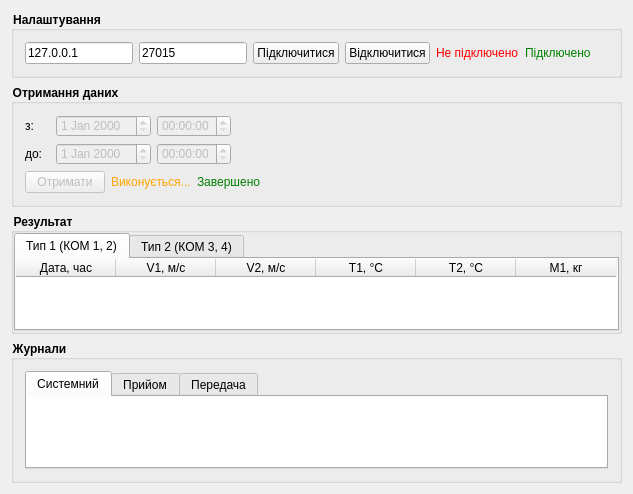
<?xml version="1.0" encoding="UTF-8"?>
<ui version="4.0">
 <class>ClientWindow</class>
 <widget class="QWidget" name="ClientWindow">
  <property name="geometry">
   <rect>
    <x>0</x>
    <y>0</y>
    <width>633</width>
    <height>483</height>
   </rect>
  </property>
  <property name="windowTitle">
   <string>Робоча станція</string>
  </property>
  <layout class="QVBoxLayout" name="verticalLayout_13">
   <item>
    <widget class="QGroupBox" name="groupBox">
     <property name="styleSheet">
      <string notr="true">QGroupBox {
	font-weight: bold;
}</string>
     </property>
     <property name="title">
      <string>Налаштування</string>
     </property>
     <layout class="QVBoxLayout" name="verticalLayout">
      <item>
       <layout class="QHBoxLayout" name="horizontalLayout" stretch="0,0,0,0,0,0,1">
        <item>
         <widget class="QLineEdit" name="ipInput">
          <property name="text">
           <string>127.0.0.1</string>
          </property>
          <property name="maxLength">
           <number>32767</number>
          </property>
          <property name="placeholderText">
           <string>IP серверу</string>
          </property>
         </widget>
        </item>
        <item>
         <widget class="QLineEdit" name="portInput">
          <property name="text">
           <string>27015</string>
          </property>
          <property name="maxLength">
           <number>32767</number>
          </property>
          <property name="placeholderText">
           <string>Порт</string>
          </property>
         </widget>
        </item>
        <item>
         <widget class="QPushButton" name="connectButton">
          <property name="enabled">
           <bool>true</bool>
          </property>
          <property name="text">
           <string>Підключитися</string>
          </property>
         </widget>
        </item>
        <item>
         <widget class="QPushButton" name="disconnectButton">
          <property name="enabled">
           <bool>true</bool>
          </property>
          <property name="text">
           <string>Відключитися</string>
          </property>
         </widget>
        </item>
        <item>
         <widget class="QLabel" name="disconnectedLabel">
          <property name="styleSheet">
           <string notr="true">QLabel {
	color: red;
}</string>
          </property>
          <property name="text">
           <string>Не підключено</string>
          </property>
         </widget>
        </item>
        <item>
         <widget class="QLabel" name="connectedLabel">
          <property name="styleSheet">
           <string notr="true">color: green;</string>
          </property>
          <property name="text">
           <string>Підключено</string>
          </property>
         </widget>
        </item>
        <item>
         <spacer name="horizontalSpacer">
          <property name="orientation">
           <enum>Qt::Horizontal</enum>
          </property>
          <property name="sizeHint" stdset="0">
           <size>
            <width>136</width>
            <height>14</height>
           </size>
          </property>
         </spacer>
        </item>
       </layout>
      </item>
     </layout>
    </widget>
   </item>
   <item>
    <widget class="QGroupBox" name="groupBox_2">
     <property name="styleSheet">
      <string notr="true">QGroupBox {
	font-weight: bold;
}</string>
     </property>
     <property name="title">
      <string>Отримання даних</string>
     </property>
     <layout class="QVBoxLayout" name="verticalLayout_2">
      <item>
       <layout class="QHBoxLayout" name="horizontalLayout_2" stretch="0,0,0,0">
        <item>
         <widget class="QLabel" name="label_2">
          <property name="minimumSize">
           <size>
            <width>25</width>
            <height>0</height>
           </size>
          </property>
          <property name="text">
           <string>з:</string>
          </property>
         </widget>
        </item>
        <item>
         <widget class="QDateEdit" name="fromDate">
          <property name="enabled">
           <bool>false</bool>
          </property>
         </widget>
        </item>
        <item>
         <widget class="QTimeEdit" name="fromTime">
          <property name="enabled">
           <bool>false</bool>
          </property>
         </widget>
        </item>
        <item>
         <spacer name="horizontalSpacer_3">
          <property name="orientation">
           <enum>Qt::Horizontal</enum>
          </property>
          <property name="sizeHint" stdset="0">
           <size>
            <width>40</width>
            <height>20</height>
           </size>
          </property>
         </spacer>
        </item>
       </layout>
      </item>
      <item>
       <layout class="QHBoxLayout" name="horizontalLayout_5">
        <item>
         <widget class="QLabel" name="label_3">
          <property name="minimumSize">
           <size>
            <width>25</width>
            <height>0</height>
           </size>
          </property>
          <property name="text">
           <string>до:</string>
          </property>
         </widget>
        </item>
        <item>
         <widget class="QDateEdit" name="toDate">
          <property name="enabled">
           <bool>false</bool>
          </property>
         </widget>
        </item>
        <item>
         <widget class="QTimeEdit" name="toTime">
          <property name="enabled">
           <bool>false</bool>
          </property>
         </widget>
        </item>
        <item>
         <spacer name="horizontalSpacer_2">
          <property name="orientation">
           <enum>Qt::Horizontal</enum>
          </property>
          <property name="sizeHint" stdset="0">
           <size>
            <width>40</width>
            <height>20</height>
           </size>
          </property>
         </spacer>
        </item>
       </layout>
      </item>
      <item>
       <layout class="QHBoxLayout" name="horizontalLayout_4">
        <item>
         <widget class="QPushButton" name="recieveButton">
          <property name="enabled">
           <bool>false</bool>
          </property>
          <property name="text">
           <string>Отримати</string>
          </property>
         </widget>
        </item>
        <item>
         <widget class="QLabel" name="proccessingLabel">
          <property name="styleSheet">
           <string notr="true">color: orange;</string>
          </property>
          <property name="text">
           <string>Виконується...</string>
          </property>
         </widget>
        </item>
        <item>
         <widget class="QLabel" name="recievedLabel">
          <property name="styleSheet">
           <string notr="true">color: green;</string>
          </property>
          <property name="text">
           <string>Завершено</string>
          </property>
         </widget>
        </item>
        <item>
         <spacer name="horizontalSpacer_6">
          <property name="orientation">
           <enum>Qt::Horizontal</enum>
          </property>
          <property name="sizeHint" stdset="0">
           <size>
            <width>40</width>
            <height>20</height>
           </size>
          </property>
         </spacer>
        </item>
       </layout>
      </item>
     </layout>
    </widget>
   </item>
   <item>
    <widget class="QGroupBox" name="groupBox_3">
     <property name="styleSheet">
      <string notr="true">QGroupBox {
	font-weight: bold;
}</string>
     </property>
     <property name="title">
      <string>Результат</string>
     </property>
     <layout class="QVBoxLayout" name="verticalLayout_3">
      <property name="spacing">
       <number>0</number>
      </property>
      <property name="leftMargin">
       <number>0</number>
      </property>
      <property name="topMargin">
       <number>0</number>
      </property>
      <property name="rightMargin">
       <number>0</number>
      </property>
      <property name="bottomMargin">
       <number>0</number>
      </property>
      <item>
       <widget class="QTabWidget" name="tabWidget">
        <property name="currentIndex">
         <number>0</number>
        </property>
        <widget class="QWidget" name="tab">
         <attribute name="title">
          <string>Тип 1 (КОМ 1, 2)</string>
         </attribute>
         <layout class="QVBoxLayout" name="verticalLayout_5">
          <property name="leftMargin">
           <number>0</number>
          </property>
          <property name="topMargin">
           <number>0</number>
          </property>
          <property name="rightMargin">
           <number>0</number>
          </property>
          <property name="bottomMargin">
           <number>0</number>
          </property>
          <item>
           <widget class="QTableWidget" name="type1Table">
            <property name="frameShape">
             <enum>QFrame::NoFrame</enum>
            </property>
            <property name="showGrid">
             <bool>true</bool>
            </property>
            <attribute name="horizontalHeaderVisible">
             <bool>true</bool>
            </attribute>
            <attribute name="verticalHeaderVisible">
             <bool>false</bool>
            </attribute>
            <column>
             <property name="text">
              <string>Дата, час</string>
             </property>
            </column>
            <column>
             <property name="text">
              <string>V1, м/с</string>
             </property>
            </column>
            <column>
             <property name="text">
              <string>V2, м/с</string>
             </property>
            </column>
            <column>
             <property name="text">
              <string>T1, °C</string>
             </property>
            </column>
            <column>
             <property name="text">
              <string>T2, °C</string>
             </property>
            </column>
            <column>
             <property name="text">
              <string>M1, кг</string>
             </property>
            </column>
           </widget>
          </item>
         </layout>
        </widget>
        <widget class="QWidget" name="tab_2">
         <attribute name="title">
          <string>Тип 2 (КОМ 3, 4)</string>
         </attribute>
         <layout class="QVBoxLayout" name="verticalLayout_6">
          <property name="leftMargin">
           <number>0</number>
          </property>
          <property name="topMargin">
           <number>0</number>
          </property>
          <property name="rightMargin">
           <number>0</number>
          </property>
          <property name="bottomMargin">
           <number>0</number>
          </property>
          <item>
           <widget class="QTableWidget" name="type2Table">
            <property name="frameShape">
             <enum>QFrame::NoFrame</enum>
            </property>
            <attribute name="verticalHeaderVisible">
             <bool>false</bool>
            </attribute>
            <column>
             <property name="text">
              <string>Дата, час</string>
             </property>
            </column>
            <column>
             <property name="text">
              <string>V1, м/с</string>
             </property>
            </column>
            <column>
             <property name="text">
              <string>T1, °C</string>
             </property>
            </column>
            <column>
             <property name="text">
              <string>T2, °C</string>
             </property>
            </column>
            <column>
             <property name="text">
              <string>M1, кг</string>
             </property>
            </column>
            <column>
             <property name="text">
              <string>L, м</string>
             </property>
            </column>
           </widget>
          </item>
         </layout>
        </widget>
       </widget>
      </item>
     </layout>
    </widget>
   </item>
   <item>
    <widget class="QGroupBox" name="groupBox_4">
     <property name="styleSheet">
      <string notr="true">QGroupBox {
	font-weight: bold;
}</string>
     </property>
     <property name="title">
      <string>Журнали</string>
     </property>
     <layout class="QVBoxLayout" name="verticalLayout_9">
      <item>
       <widget class="QTabWidget" name="tabWidget_3">
        <property name="currentIndex">
         <number>0</number>
        </property>
        <widget class="QWidget" name="tab_5">
         <attribute name="title">
          <string>Системний</string>
         </attribute>
         <layout class="QVBoxLayout" name="verticalLayout_10">
          <property name="leftMargin">
           <number>0</number>
          </property>
          <property name="topMargin">
           <number>0</number>
          </property>
          <property name="rightMargin">
           <number>0</number>
          </property>
          <property name="bottomMargin">
           <number>0</number>
          </property>
          <item>
           <widget class="QPlainTextEdit" name="systemLog">
            <property name="frameShape">
             <enum>QFrame::NoFrame</enum>
            </property>
           </widget>
          </item>
         </layout>
        </widget>
        <widget class="QWidget" name="tab_6">
         <attribute name="title">
          <string>Прийом</string>
         </attribute>
         <layout class="QVBoxLayout" name="verticalLayout_11">
          <property name="leftMargin">
           <number>0</number>
          </property>
          <property name="topMargin">
           <number>0</number>
          </property>
          <property name="rightMargin">
           <number>0</number>
          </property>
          <property name="bottomMargin">
           <number>0</number>
          </property>
          <item>
           <widget class="QPlainTextEdit" name="recieveLog">
            <property name="frameShape">
             <enum>QFrame::NoFrame</enum>
            </property>
           </widget>
          </item>
         </layout>
        </widget>
        <widget class="QWidget" name="tab_7">
         <attribute name="title">
          <string>Передача</string>
         </attribute>
         <layout class="QVBoxLayout" name="verticalLayout_12">
          <property name="leftMargin">
           <number>0</number>
          </property>
          <property name="topMargin">
           <number>0</number>
          </property>
          <property name="rightMargin">
           <number>0</number>
          </property>
          <property name="bottomMargin">
           <number>0</number>
          </property>
          <item>
           <widget class="QPlainTextEdit" name="sendLog">
            <property name="frameShape">
             <enum>QFrame::NoFrame</enum>
            </property>
           </widget>
          </item>
         </layout>
        </widget>
       </widget>
      </item>
     </layout>
    </widget>
   </item>
  </layout>
 </widget>
 <layoutdefault spacing="6" margin="11"/>
 <resources/>
 <connections/>
</ui>
